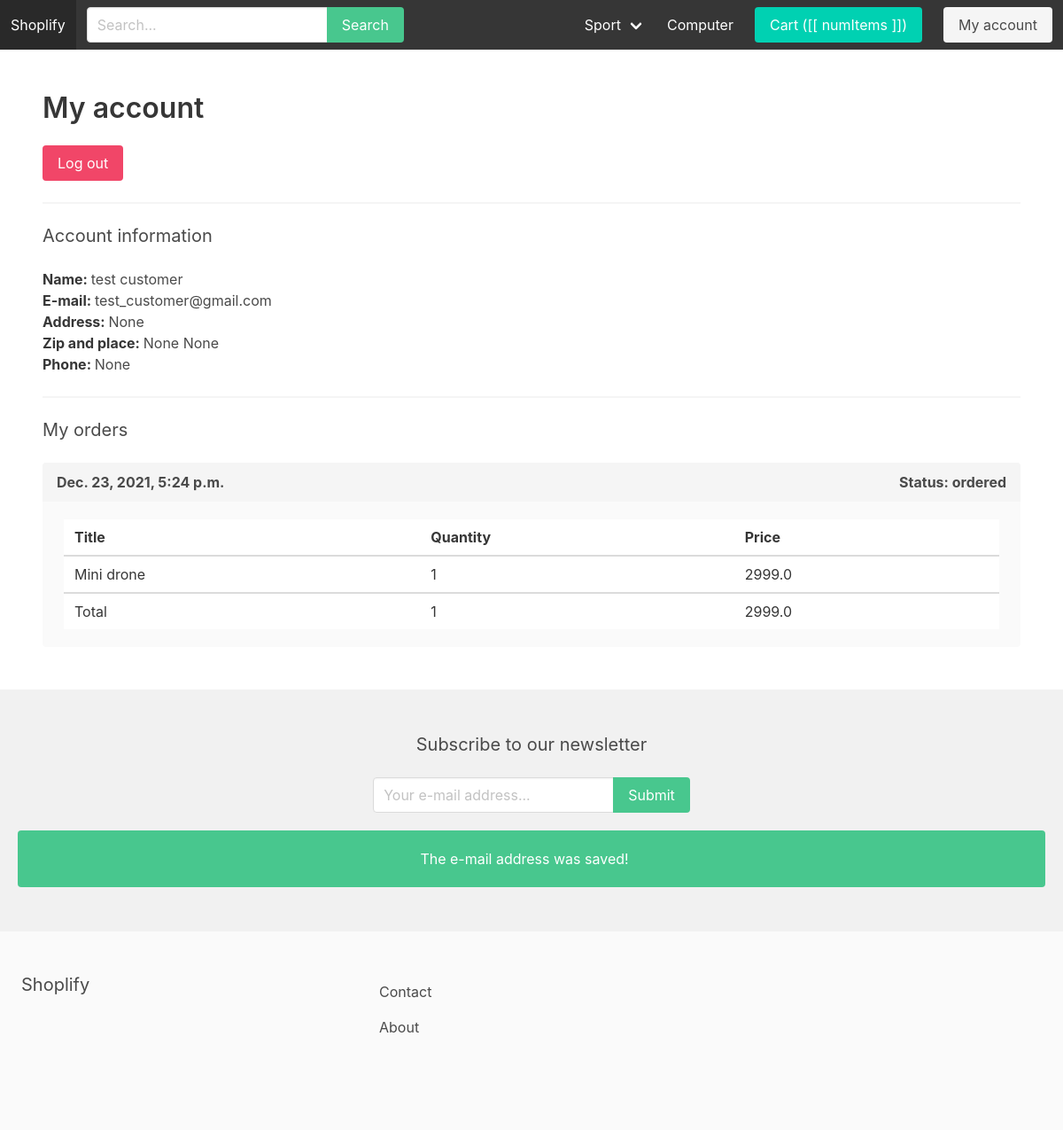
Page /myaccount/ (signed in) on the committed database.
### store/models.py (models this page shows, shortened)
class Category(models.Model):
    parent = models.ForeignKey('self', related_name='children', on_delete=models.CASCADE, blank=True, null=True)
    title = models.CharField(max_length=255)
    slug = models.SlugField(max_length=255)
    ordering = models.IntegerField(default=0)
    is_featured = models.BooleanField(default=False)
    class Meta:
        verbose_name_plural = 'Categories'
        ordering = ('ordering',)

class Product(models.Model):
    category = models.ForeignKey(Category, related_name='products', on_delete=models.CASCADE)
    parent = models.ForeignKey('self', related_name='variants', on_delete=models.CASCADE, blank=True, null=True)
    title = models.CharField(max_length=255)
    slug = models.SlugField(max_length=255)
    description = models.TextField(blank=True, null=True)
    price = models.FloatField(max_length=255)
    is_featured = models.BooleanField(default=False)
    num_available = models.IntegerField(default=1)
    num_visits = models.IntegerField(default=0)
    last_visit = models.DateTimeField(blank=True, null=True)
    image = models.ImageField(upload_to='uploads/', blank=True, null=True)
    thumbnail = models.ImageField(upload_to='uploads/', blank=True, null=True)
    date_added = models.DateTimeField(auto_now_add=True)
    class Meta:
        ordering = ('-date_added',)

### userprofile/models.py (models this page shows, shortened)
class Userprofile(models.Model):
    user = models.OneToOneField(User, related_name='userprofile', on_delete=models.CASCADE)
    address = models.CharField(max_length=255, blank=True, null=True)
    zipcode = models.CharField(max_length=255, blank=True, null=True)
    place = models.CharField(max_length=255, blank=True, null=True)
    phone = models.CharField(max_length=255, blank=True, null=True)

### order/models.py (models this page shows, shortened)
class Order(models.Model):
    ORDERED = 'ordered'
    SHIPPED = 'shipped'
    ARRIVED= 'arrived'
    STATUS_CHOICES = (
        (ORDERED, 'Ordered'),
        (SHIPPED, 'Shipped'),
        (ARRIVED, 'Arrived')
    )
    user = models.ForeignKey(User, related_name='orders', on_delete=models.SET_NULL, blank=True, null=True)
    first_name = models.CharField(max_length=100)
    last_name = models.CharField(max_length=100)
    email = models.CharField(max_length=100)
    address = models.CharField(max_length=100)
    zipcode = models.CharField(max_length=100)
    place = models.CharField(max_length=100)
    phone = models.CharField(max_length=100)
    created_at = models.DateTimeField(auto_now_add=True)
    paid = models.BooleanField(default=False)
    paid_amount = models.FloatField(blank=True, null=True)
    used_coupon = models.CharField(max_length=50, blank=True, null=True)
    payment_intent = models.CharField(max_length=255)
    shipped_date = models.DateTimeField(blank=True, null=True)
    status = models.CharField(max_length=20, choices=STATUS_CHOICES, default=ORDERED)
    def get_total_quantity(self):
        return sum(int(item.quantity) for item in self.items.all())

class OrderItem(models.Model):
    order = models.ForeignKey(Order, related_name='items', on_delete=models.CASCADE)
    product = models.ForeignKey(Product, related_name='items', on_delete=models.DO_NOTHING)
    price = models.FloatField()
    quantity = models.IntegerField(default=1)

### userprofile/views.py (the view)
# urls.py: path('myaccount/', myaccount, name='myaccount'),
@login_required
def myaccount(request):
    return render(request, 'myaccount.html')

### cart/cart.py (called while the page is built)
    def __iter__(self):
        product_ids = self.cart.keys()
        product_clean_ids = []
        for p in product_ids:
            product_clean_ids.append(p)
            self.cart[str(p)]['product'] = Product.objects.get(pk=p)
        for item in self.cart.values():
            item['total_price'] = float(item['price']) * int(item['quantity'])
            yield item

    def get_total_length(self):
        return sum(int(item['quantity']) for item in self.cart.values())

    def get_total_cost(self):
            return sum(float(item['total_price']) for item in self)

### cart/context_processors.py (called while the page is built)
def cart(request):
    return {'cart': Cart(request)}

### store/context_processors.py (called while the page is built)
def menu_categories(request):
    categories = Category.objects.filter(parent=None)
    return {'menu_categories': categories}

### userprofile/templates/myaccount.html
{% extends 'base.html' %}
{% block content %}
    <h1 class="title">My account</h1>
    <a href="{% url 'logout' %}" class="button is-danger">Log out</a>
    <hr>
    <h2 class="subtitle">Account information</h2>
    <p><strong>Name: </strong>{{ request.user.get_full_name }}</p>
    <p><strong>E-mail: </strong>{{ request.user.email }}</p>
    <p><strong>Address: </strong>{{ request.user.userprofile.address }}</p>
    <p><strong>Zip and place: </strong>{{ request.user.userprofile.zipcode }} {{ request.user.userprofile.place }}</p>
    <p><strong>Phone: </strong>{{ request.user.userprofile.phone }}</p>
    <hr>
    <h2 class="subtitle">My orders</h2>
    {% for order in request.user.orders.all %}
        <article class="message is-light">
            <div class="message-header">
                <p>{{ order.created_at }}</p>
                <p><strong>Status: </strong>{{ order.status }}</p>
            </div>
            <div class="message-body">
                <table class="table is-striped is-fullwidth">
                    <thead>
                        <tr>
                            <th>Title</th>
                            <th>Quantity</th>
                            <th>Price</th>
                        </tr>
                    </thead>
                    <tbody>
                        {% for item in order.items.all %}
                            <tr>
                                <td>{{ item.product.title }}</td>
                                <td>{{ item.quantity }}</td>
                                <td>{{ item.price }}</td>
                            </tr>
                        {% endfor %}
                    </tbody>
                    <tfoot>
                        <tr>
                            <td>Total</td>
                            <td>{{ order.get_total_quantity }}</td>
                            <td>{{ order.paid_amount }}</td>
                        </tr>
                    </tfoot>
                </table>
            </div>
        </article>
    {% empty %}
        <p>You don't have any order yet...</p>
    {% endfor %}
{% endblock %}

### core/templates/base.html (shortened to what this page needs)
{% load static %}
<!DOCTYPE html>
<html>
    <head>
        <link rel="stylesheet" href="https://cdn.jsdelivr.net/npm/bulma@0.9.0/css/bulma.min.css">
        <link rel="stylesheet" href="{% static 'main.css' %}">
    </head>
    <body>
        <nav class="navbar is-dark" id="navbarapp">
            <div class="navbar-brand">
                <a href="{% url 'frontpage' %}" class="navbar-item" href="/">Shoplify</a>
            </div>
            <div id="main-navbar" class="navbar-menu" :class="{ 'is-active': menuClass }">
                <div class="navbar-start">
                    <div class="navbar-item">
                        <form method="get" action="{% url 'search' %}">
                            <div class="field has-addons">
                                <div class="control">
                                    <input type="text" class="input" placeholder="Search..." name="query">
                                </div>
                                <div class="control">
                                    <button class="button is-success">Search</button>
                                </div>
                            </div>
                        </form>
                    </div>
                </div>
                <div class ="navbar-end">
                    {% for category in menu_categories %}
                        {% if not category.children.all %}
                            <a href="{% url 'category_detail' category.slug %}" class="navbar-item">{{ category.title }}</a>
                        {% else %}
                            <div class="navbar-item has-dropdown is-hoverable">
                                <a href="{% url 'category_detail' category.slug %}" class="navbar-link">{{ category.title }}</a>
                            </div>
                        {% endif %}
                    {% endfor %}
                    <div class="navbar-item">
                        <a href="{% url 'cart' %}" class="button is-primary">Cart ([[ numItems ]])</a>
                    </div>
                    {% if request.user.is_authenticated %}
                        <div class="navbar-item">
                            <a href="{% url 'myaccount' %}" class="button is-light">My account</a>
                        </div>
                    {% endif %}
                </div>
            </div>
        </nav>
        <section class="section">
            {% block content %}
            {% endblock %}
        </section>
        {% include 'parts/newsletter.html' %}
        <footer class="footer">
            <div class="columns">
                <div class="column is-4">
                    <h2 class="subtitle">Shoplify</h2>
                </div>
                <div class="column is-8">
                    <a href="{% url 'contact' %}" class="navbar-item">Contact</a>
                    <a href="{% url 'about' %}" class="navbar-item">About</a>
                </div>
            </div>
        </footer>
    </body>
</html>

### rows in the picture
Category: title "Sport"
Category: title "Computer"
Order: created_at "Dec. 23, 2021, 5:24 p.m.", status "ordered", get_total_quantity "1", paid_amount "2999.0"
OrderItem: product "Mini drone", quantity "1", price "2999.0"

### other values in the picture
{{ request.user.get_full_name }} "test customer"
{{ request.user.email }} "test_customer@gmail.com"
{{ request.user.userprofile.address }} "None"
{{ request.user.userprofile.zipcode }} "None"
{{ request.user.userprofile.place }} "None"
{{ request.user.userprofile.phone }} "None"
